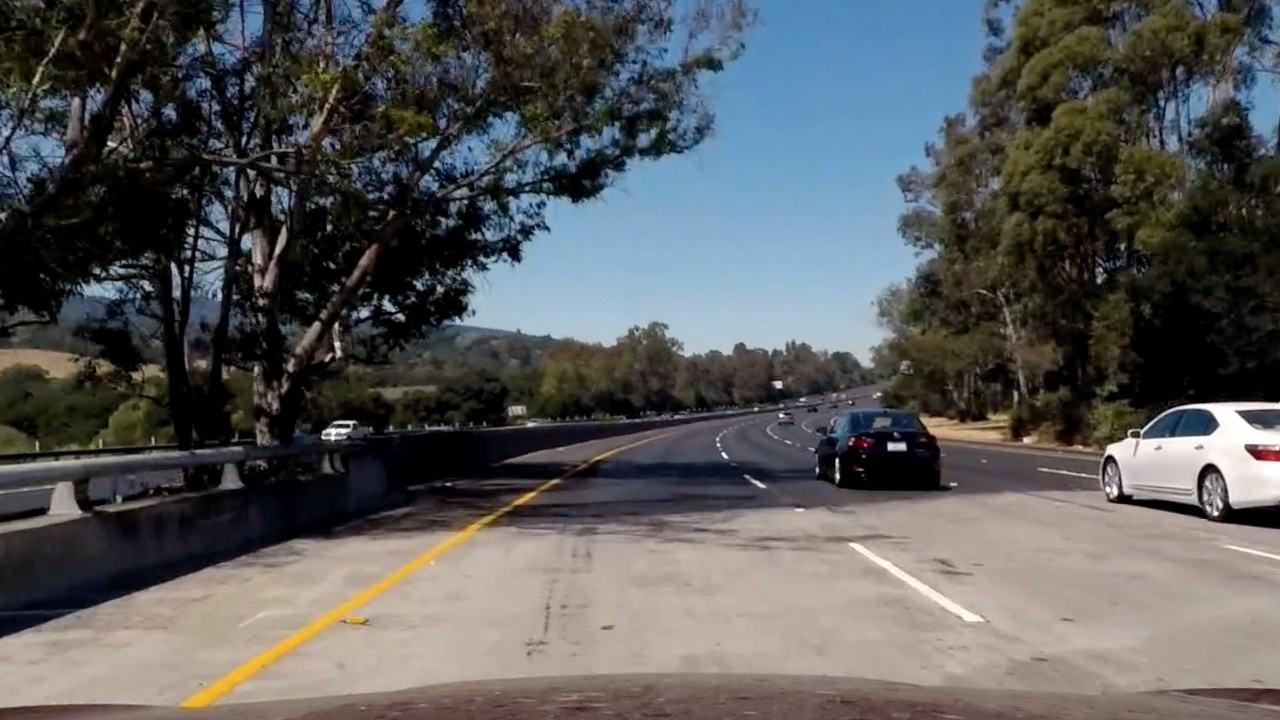
#> input picture 7_gradients_and_color_spaces/img/bridge_shadow.jpg, 1280 x 720 px
$ python 6_color_gradient.py   (older library calls are emulated)
#> lines starting #> are read from the running program, lines starting #| are printed output that depends on the picture; after the words box and inside, x2 and y2 are one past the last pixel; in counts of white or black regions, pixels touching at a corner belong together
import numpy as np
import cv2
import matplotlib.pyplot as plt
import matplotlib.image as mpimg

image = mpimg.imread('img/bridge_shadow.jpg')
#> image is the input picture: shape (720, 1280, 3); mean R, G, B 89.7, 90.6, 90.8


# Edit this function to create your own pipeline.
def pipeline(img, s_thresh=(150, 255), sx_thresh=(20, 100)):
    # Convert to HLS color space and separate the S channel
    # Note: img is the undistorted image
#> called with s_thresh = (150, 255), sx_thresh = (20, 100)
    hls = cv2.cvtColor(img, cv2.COLOR_RGB2HLS)
#> hls: shape (720, 1280, 3); mean of channels 0, 1, 2 55.3, 90.3, 67
    s_channel = hls[:, :, 2]
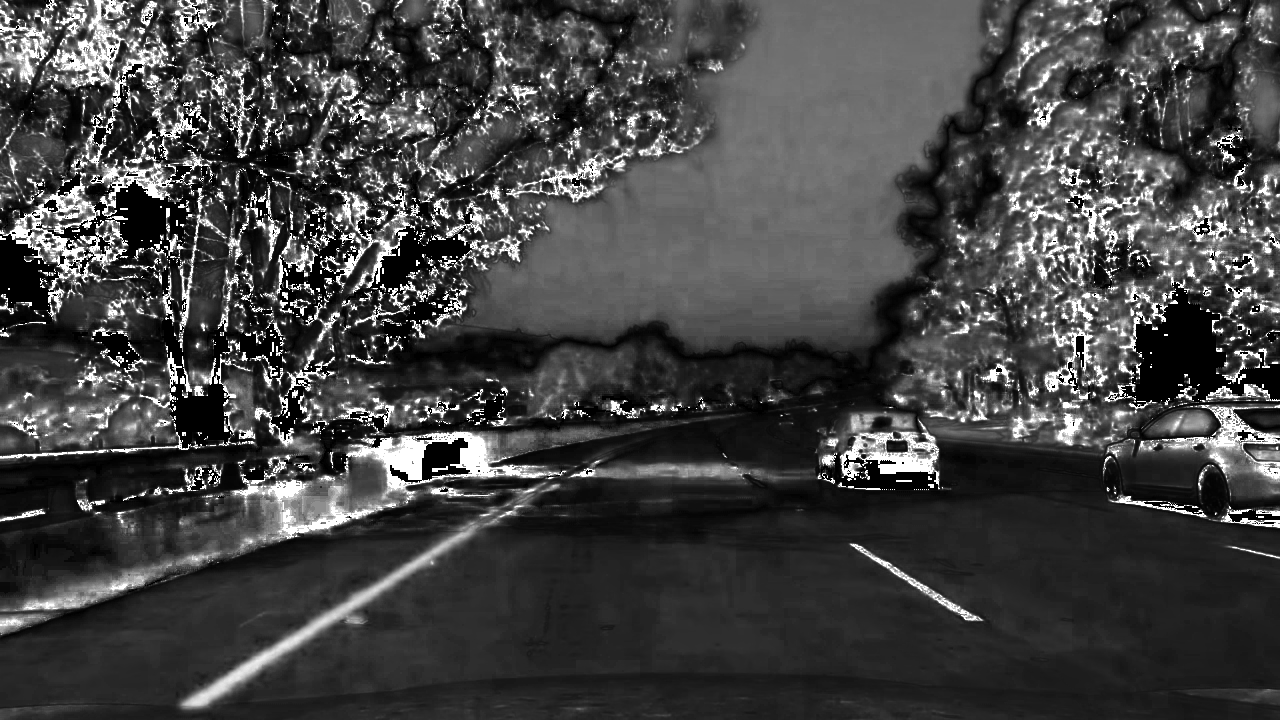
#> s_channel: shape (720, 1280); min 0, max 255, mean 67

    # Grayscale image
    # NOTE: we already saw that standard grayscaling lost color information for the lane lines
    # Explore gradients in other colors spaces / color channels to see what might work better
    gray = cv2.cvtColor(img, cv2.COLOR_RGB2GRAY)

    # Sobel x
    sobelx = cv2.Sobel(gray, cv2.CV_64F, 1, 0)  # Take the derivative in x
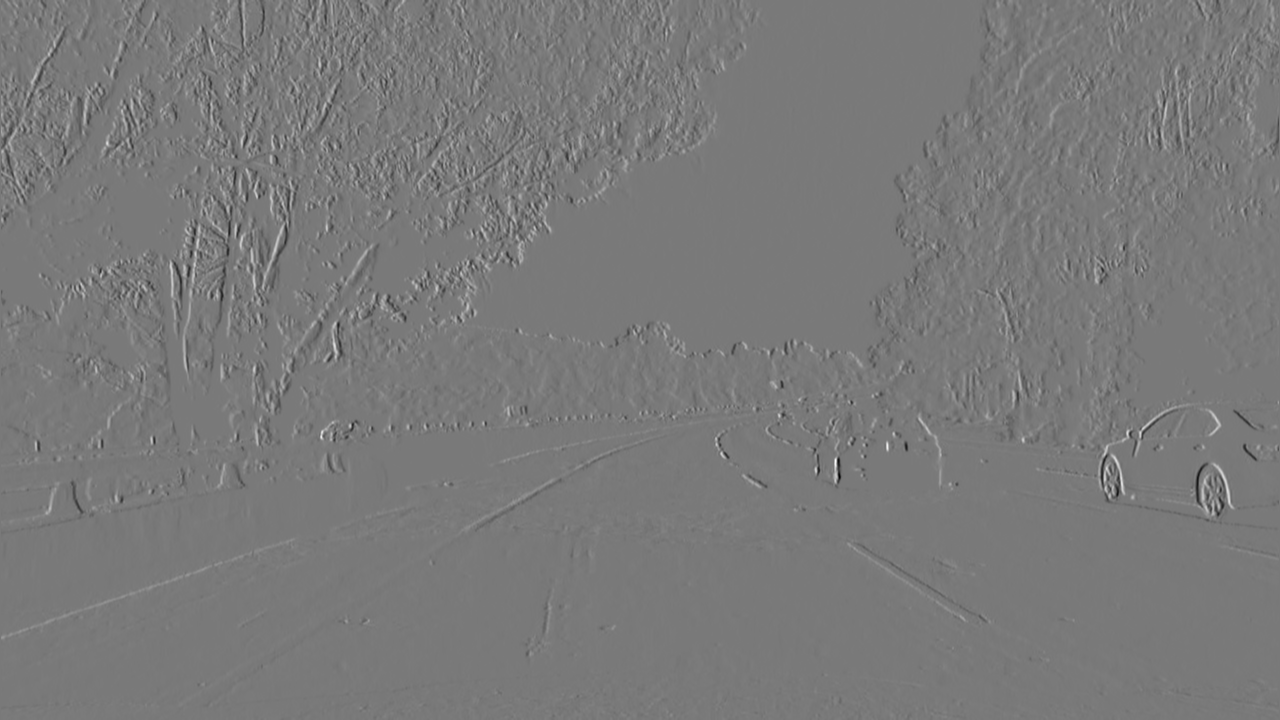
#> sobelx: shape (720, 1280) float64; min -785, max 859, mean 0.2; drawn with min black and max white
    abs_sobelx = np.absolute(sobelx)  # Absolute x derivative to accentuate lines away from horizontal
    scaled_sobel = np.uint8(255 * abs_sobelx / np.max(abs_sobelx))

    # Threshold x gradient
    sxbinary = np.zeros_like(scaled_sobel)
    sxbinary[(scaled_sobel >= sx_thresh[0]) & (scaled_sobel <= sx_thresh[1])] = 1

    # Threshold color channel
    s_binary = np.zeros_like(s_channel)
    s_binary[(s_channel >= s_thresh[0]) & (s_channel <= s_thresh[1])] = 1

    # Stack each channel to view their individual contributions in green and blue respectively
    # This returns a stack of the two binary images, whose components you can see as different colors
    color_binary = np.dstack((np.zeros_like(sxbinary), sxbinary, s_binary)) * 255

    # Combine the two binary thresholds
    combined_binary = np.zeros_like(sxbinary)
    combined_binary[(s_binary == 1) | (sxbinary == 1)] = 1

    return color_binary, combined_binary


color_binary, combined_binary = pipeline(image)
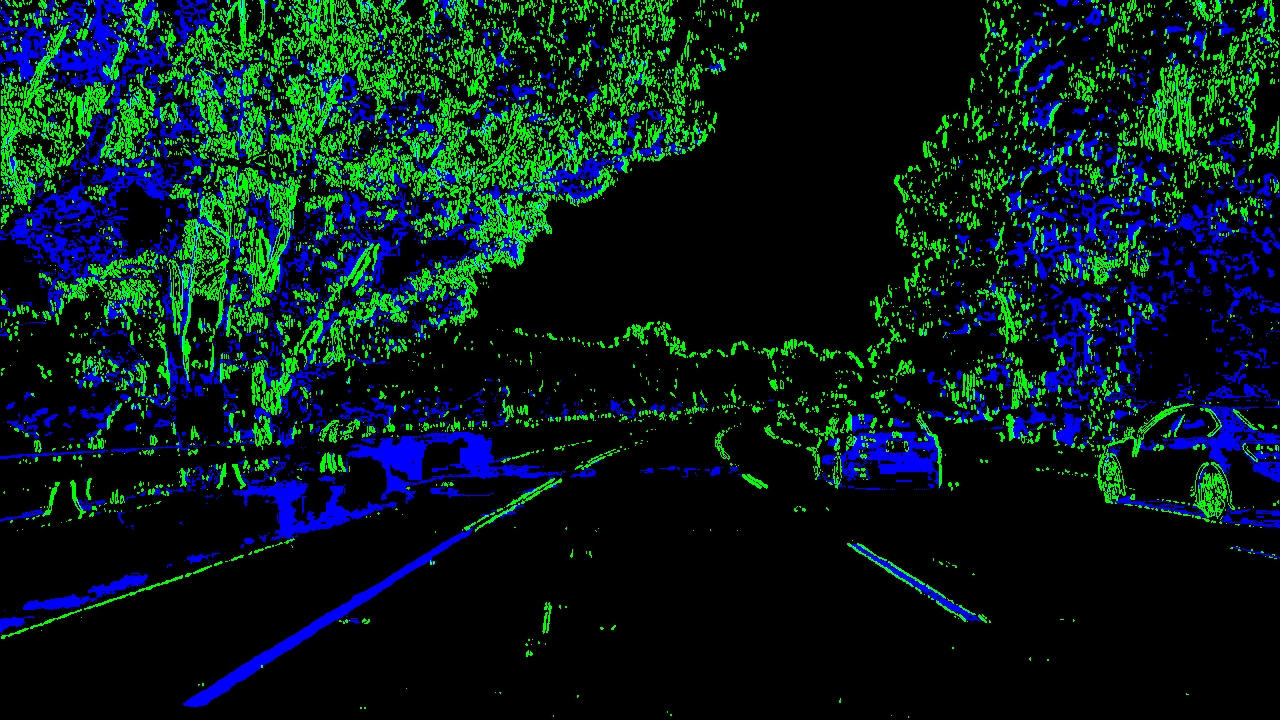
#> color_binary: shape (720, 1280, 3); mean R, G, B 0, 27.2, 22.2
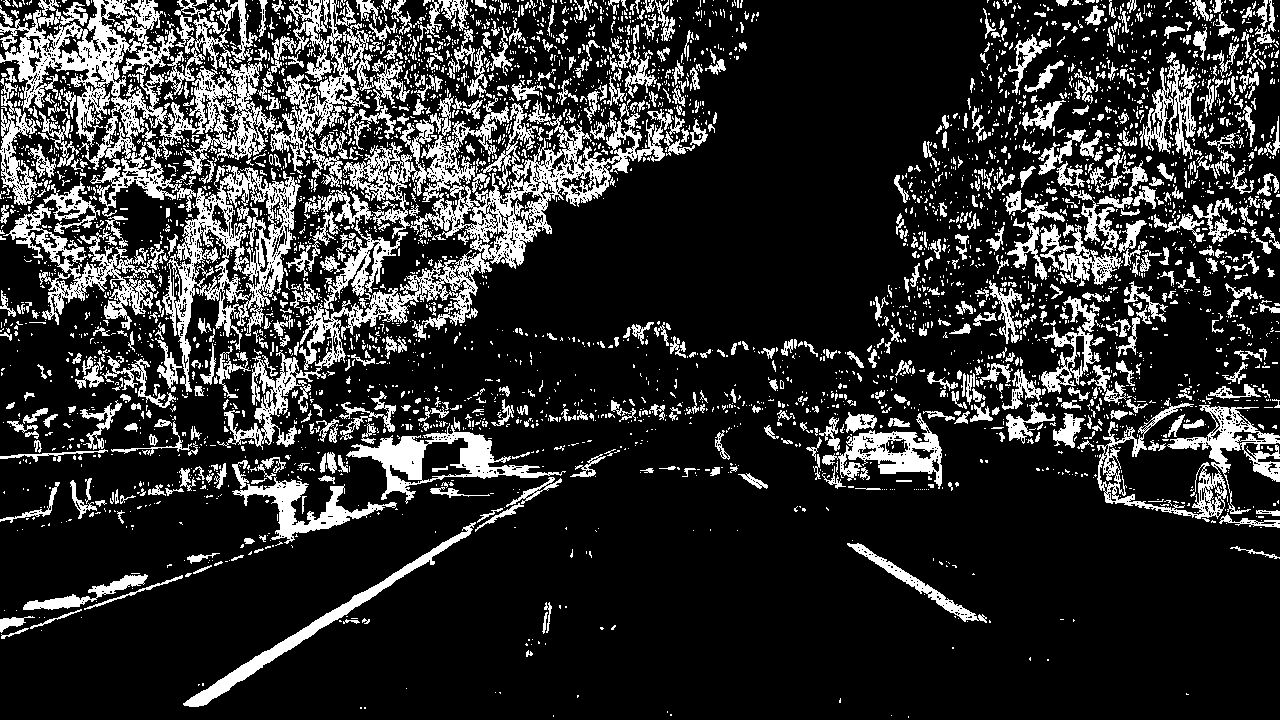
#> combined_binary: shape (720, 1280); values 0 (black) and 1 (white), 18.9% white; 4306 white regions (3524 under 20 px), largest, box (x1, y1, x2, y2) and area: (217, 95, 673, 450) 24959, (0, 0, 276, 217) 16744, (162, 165, 301, 392) 8974

# Plot the result
f, (ax1, ax2, ax3) = plt.subplots(1, 3, figsize=(24, 9))
f.tight_layout()

ax1.imshow(image)
ax1.set_title('Original Image', fontsize=10)

ax2.imshow(color_binary)
ax2.set_title('Color Binary Result', fontsize=10)

ax3.imshow(combined_binary, cmap='gray')
ax3.set_title('Pipeline Combined Result', fontsize=10)

plt.subplots_adjust(left=0., right=1, top=0.9, bottom=0.)
plt.show()

$ run again, with 7_gradients_and_color_spaces/img/signs_vehicles_xygrad.png saved as 7_gradients_and_color_spaces/img/bridge_shadow.jpg
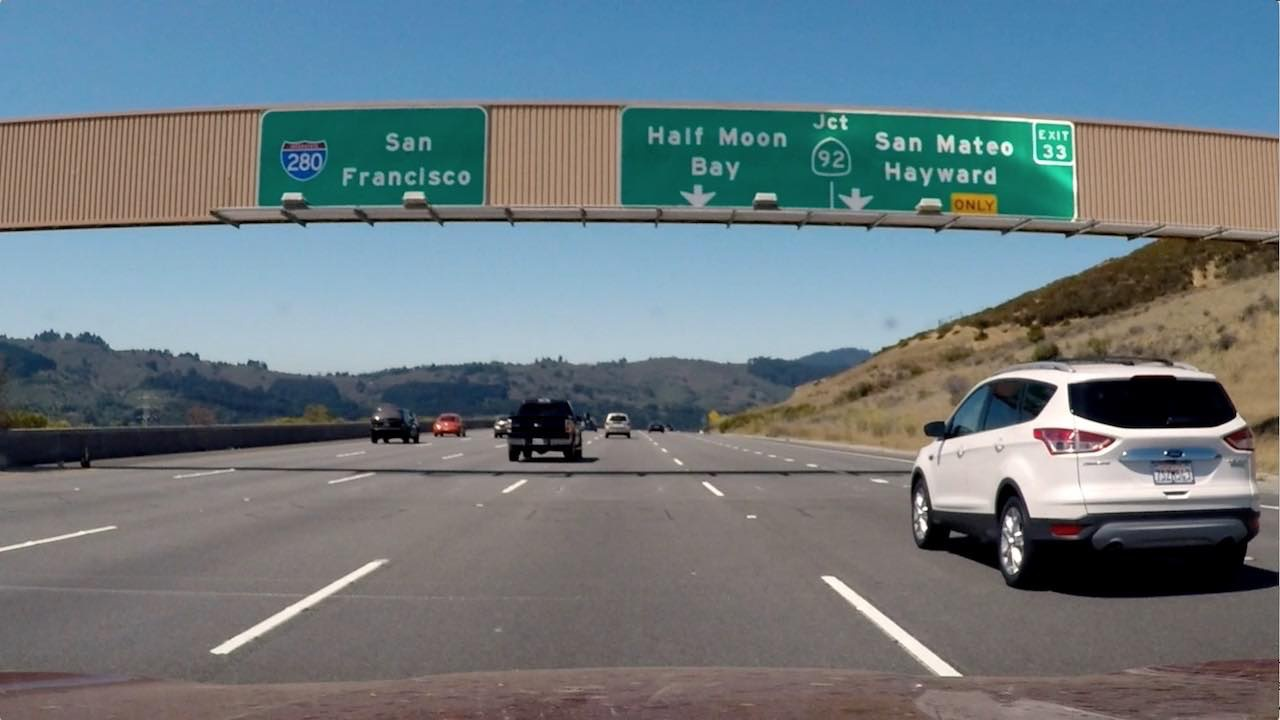
#> input picture 7_gradients_and_color_spaces/img/signs_vehicles_xygrad.png, 1280 x 720 px
#> image is the input picture: shape (720, 1280, 3); mean R, G, B 109.2, 121.6, 127.4
#> hls: shape (720, 1280, 3); mean of channels 0, 1, 2 60.6, 118.8, 64.4
#> in pipeline, `sobelx = cv2.Sobel(gray, cv2.CV_64F, 1, 0)`:
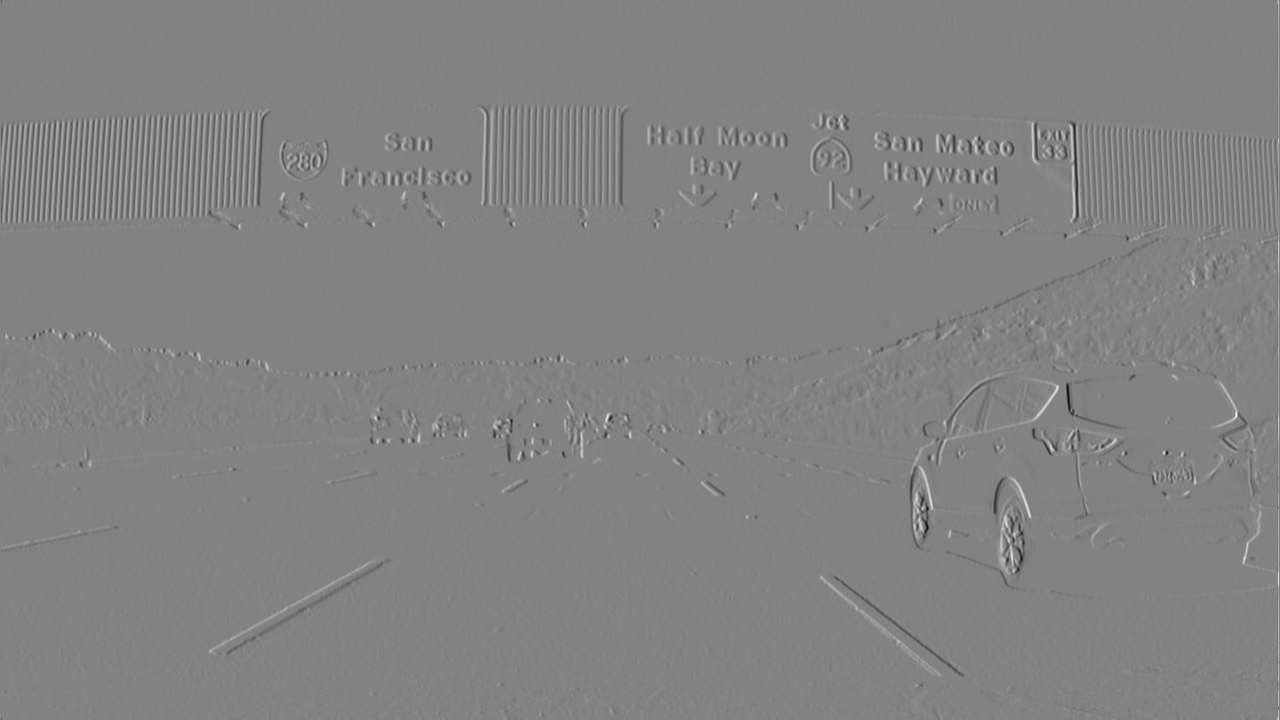
#> sobelx: shape (720, 1280) float64; min -808, max 771, mean 0.1; drawn with min black and max white
#> `color_binary, combined_binary = pipeline(image)`:
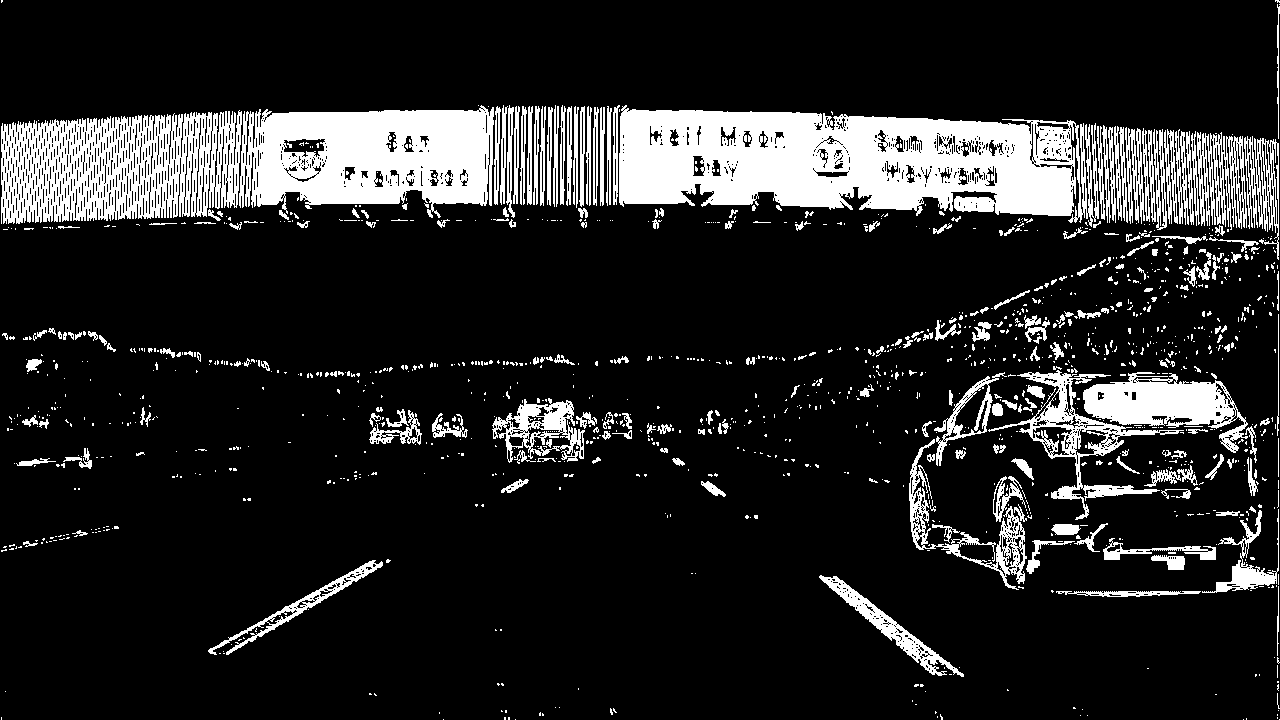
#> combined_binary: shape (720, 1280); values 0 (black) and 1 (white), 15% white; 1322 white regions (1076 under 20 px), largest, box (x1, y1, x2, y2) and area: (619, 105, 1099, 227) 38808, (239, 105, 494, 218) 20865, (1, 110, 242, 224) 18700
